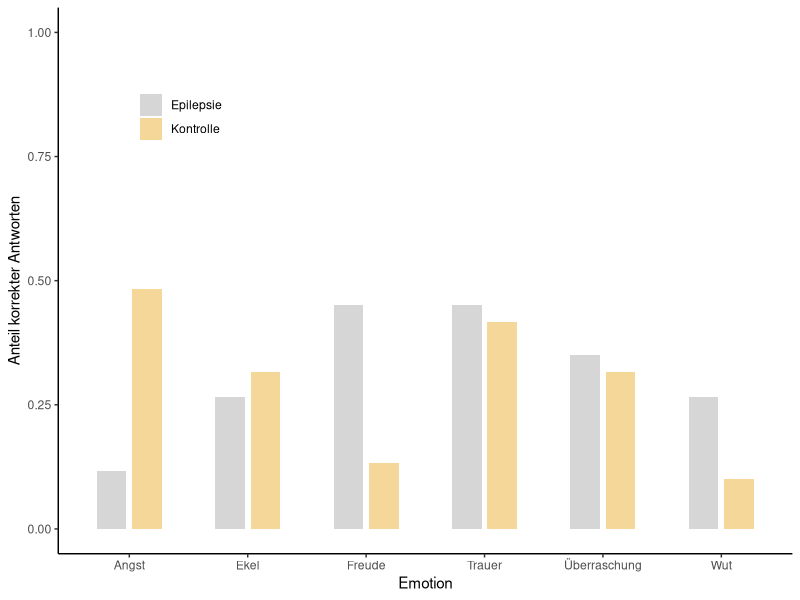
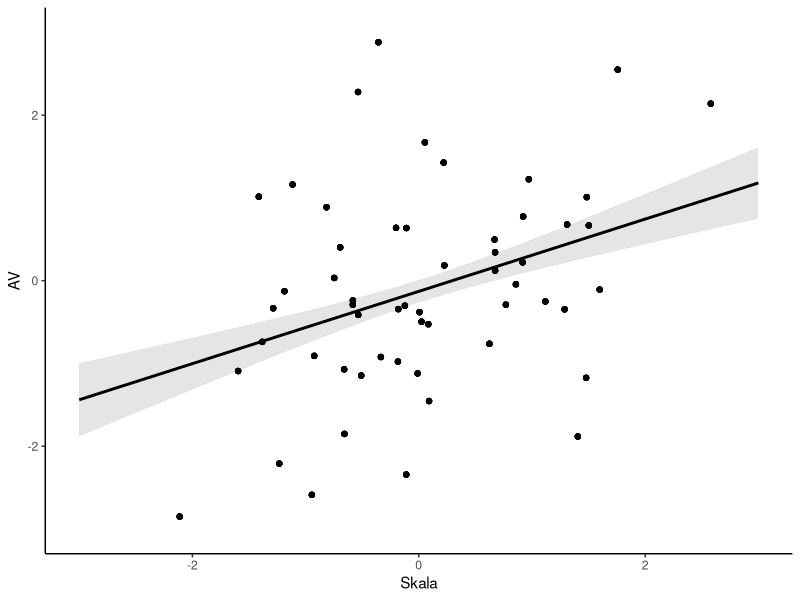
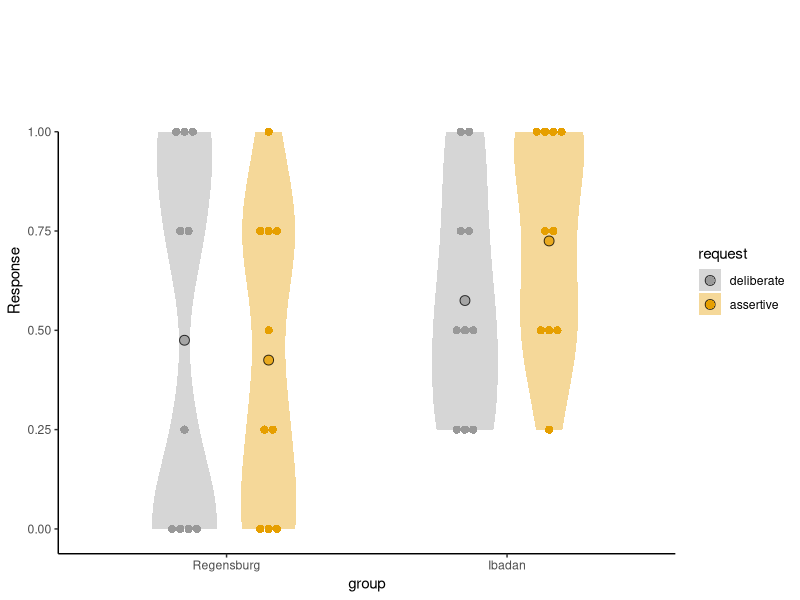

Reproduce these figures in R, in order.
# Sitzung 02, WiSe 2024, Gruppe E
library(tidyverse)

# color-blind friendly palette, see 
# http://www.cookbook-r.com/Graphs/Colors_(ggplot2)/

cbPalette <- c("#999999", "#E69F00", "#56B4E9", 
               "#009E73", "#F0E442", "#0072B2",
               "#D55E00", "#CC79A7")

# To use for fills: scale_fill_manual(values=cbPalette)
# To use for line and point colors: scale_colour_manual(values=cbPalette)


# generiere Daten für Häufigkeitsdiagramm
dfh <- as_tibble(
  data.frame(f       = round(c(runif(6,5,44),
                               runif(6,2,29))),
             Gruppe  = as_factor(rep(c("Epilepsie", "Kontrolle"),
                           each = 6)),
             Emotion = rep(c("Trauer", "Wut",
                          "Angst", "Ekel",
                          "Überraschung", "Freude"), 2)))   

dfh %>%
  ggplot(., mapping = aes(x = Emotion, y = f/60, 
                          fill = Gruppe)) +
  geom_bar(stat = "identity",
           position = position_dodge(0.6),
           width = 0.5,
           alpha = 0.4) +
  scale_fill_manual(values = cbPalette) +
  coord_cartesian(ylim = c(0, 1)) +
  theme_classic() +
  scale_y_continuous(name = "Anteil korrekter Antworten") + 
  theme(legend.position = c(0.1, 0.8),
        legend.justification = c('left', 'center'),
        legend.title = element_blank()) 
# theme(legend.position = "none") +
  #   annotate("text", x = 1.2, y = 0.7, 
  #          label = "Epilepsie",
  #          vjust = "left", hjust = "center",
  #          color = cbPalette[1]) +
  # annotate("text", x = 1.5, y = 0.63, 
  #          label = "Kontrolle",
  #          vjust = "left", hjust = "center",
  #          color = cbPalette[2])


# generiere Daten für Streudiagramm
dfs <- as_tibble(
  data.frame(skala   = rep(c("Sozial", "Geschwister",
                         "Finanziell", "Persönlich",
                         "Bewältigung"), each= 55),
             score   = rep(rnorm(55),5),
             av      = rnorm(55)))

dfs %>% ggplot(., mapping = aes(x = score, y = av)) +
  #facet_grid(~skala) +
  geom_smooth(method='lm',
              se = TRUE,
              level = 0.95,
              fullrange = TRUE,
              color = 'black',
              fill = 'gray') + # 95% CI
  geom_point() +
  theme_classic() +
  scale_x_continuous(limits=c(-3, 3),
                     name = "Skala") +
  scale_y_continuous(limits=c(-3, 3),
                     name = "AV") #+
#theme(legend.position="none",
#      strip.background = element_blank())

##### ===== Violin Plot

dfv <- as_tibble(
  data.frame(request  = as_factor(rep(c("deliberate",
                                        "assertive"),
                                      each= 20)),
             group    = as_factor(rep(c("Regensburg",
                                        "Ibadan"),
                                      each= 10)),
             response = sample(seq(0,1,0.25), 40,
                               replace = TRUE)
             )
  )
  

dfv %>% ggplot(., mapping = aes(x = group, y = response,
                                fill = request)) +
  geom_violin(position = position_dodge(0.6),
               alpha = 0.4,
               width = 0.5,
               color = NA,
               bw = 0.15) +
  stat_summary(aes(fill = request),
               position = position_dodge(0.6),
               fun = "mean",
               geom = "point",
               pch = 21,
               alpha = 0.8,
               size = 3) +
  scale_fill_manual(values = cbPalette) +
  geom_dotplot(binaxis = "y",
               stackdir = "center",
               dotsize = 0.5,
               position = position_dodge(0.6),
               color = NaN) +
  scale_y_continuous(name = "Response",
                     limits = c(0, 1.25),
                     breaks = seq(0,1,0.25)) + 
  guides(y = guide_axis(cap = "upper")) +
  theme_classic() 
#
#  theme(legend.position="none")
# ggfs.  annotate()... für die sig-Sternchen, Legende, ...



# Einlesen von SPSS-Dateien
library(haven) # is not loaded with tidyverse
df <- read_sav("example01.sav") %>%
              pivot_longer(cols = pre:followup,
                           names_to = "test",
                           values_to = "score") %>%
              mutate(across(id:test, as_factor))

df <- read_sav("example02.sav") %>%
  pivot_longer(
    cols = pre_ws:pst_ss,
    names_to = c("time", "semester"),
    names_sep = "_",
    values_to = "score") %>%
  mutate(across(id:semester, as_factor))
